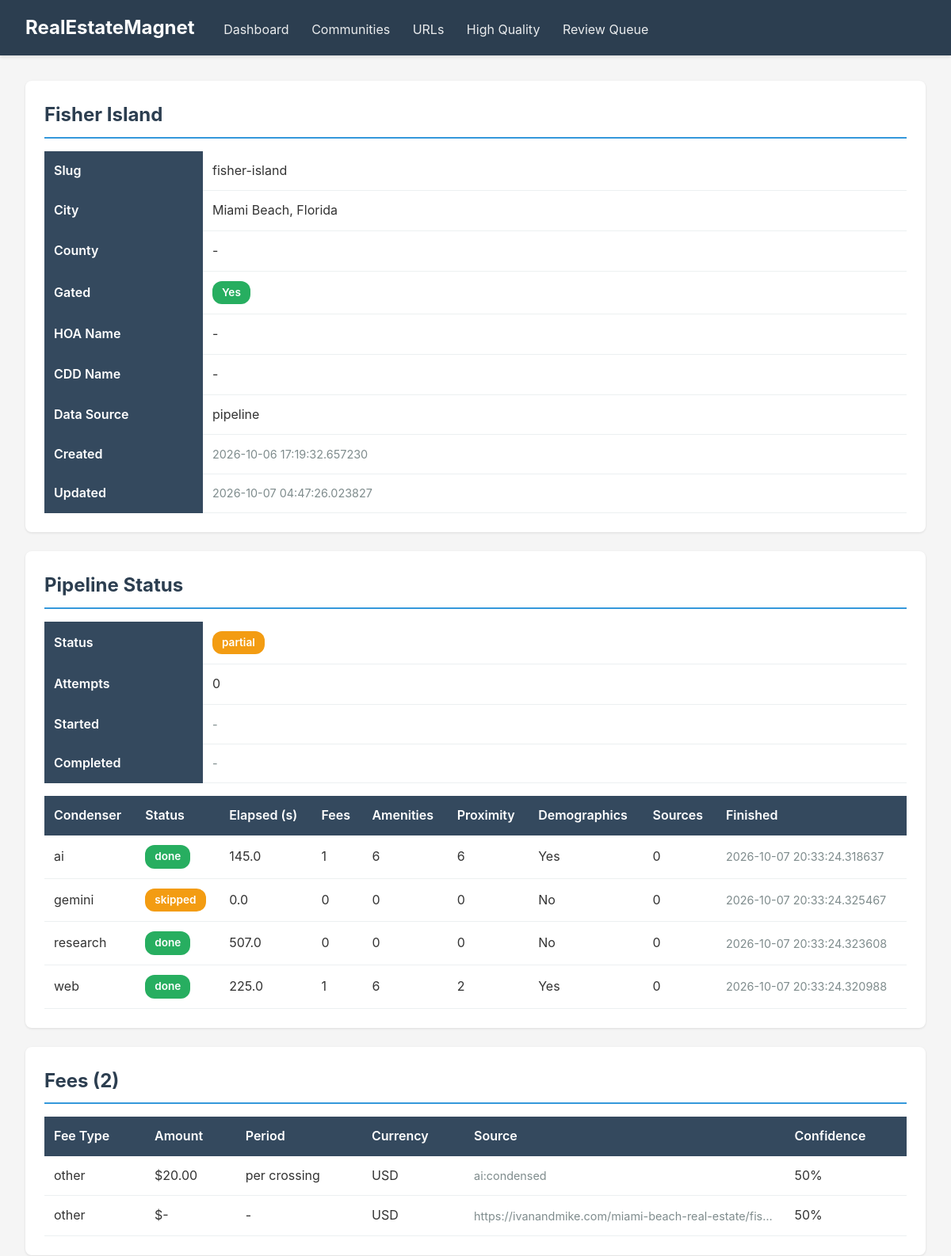
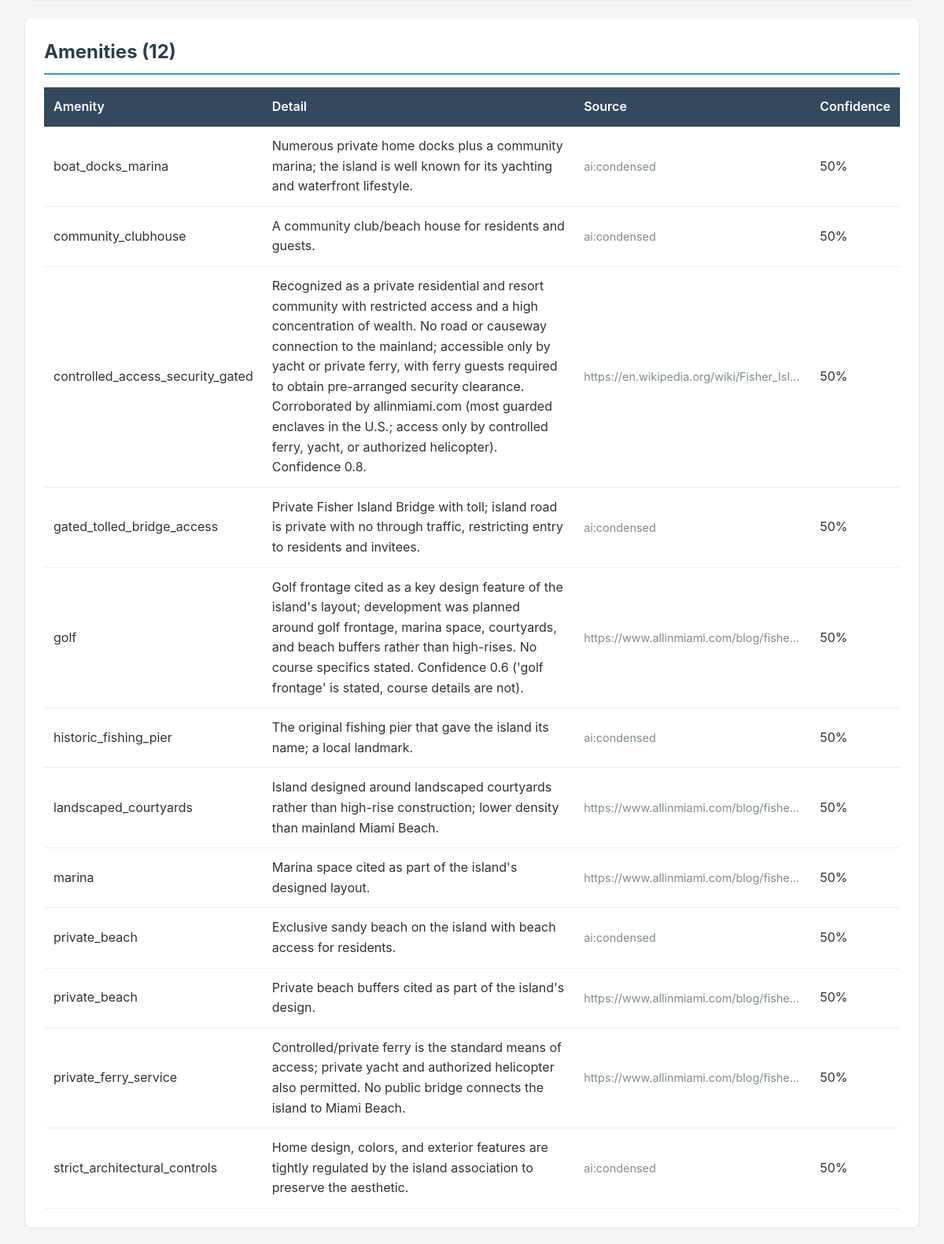
Screenshot of /communities/fisher-island (upper part) with the database file from the repository (2 pictures, top to bottom).
### modules/community/database.py (models this page shows, shortened)
class Base(DeclarativeBase):
    pass

class CommunityRow(Base):
    __tablename__ = "communities"
    id = Column(String(36), primary_key=True, default=lambda: str(uuid.uuid4()))
    name = Column(String(255), nullable=False, index=True)
    slug = Column(String(255), unique=True, nullable=False, index=True)
    county_fips = Column(String(10), index=True)
    city = Column(String(100), index=True)
    hoa_name = Column(String(255))
    cdd_name = Column(String(255))
    is_gated = Column(Boolean, default=True, index=True)
    latitude = Column(Float)
    longitude = Column(Float)
    overview = Column(Text)
    notes = Column(Text)
    data_source = Column(String(50), default="file_store")
    created_at = Column(DateTime, default=lambda: datetime.now(timezone.utc))
    updated_at = Column(DateTime, default=lambda: datetime.now(timezone.utc), onupdate=lambda: datetime.now(timezone.utc))
    fees = relationship("FeeRow", back_populates="community", cascade="all, delete-orphan")
    amenities = relationship("AmenityRow", back_populates="community", cascade="all, delete-orphan")
    demographics_entries = relationship("DemographicsRow", back_populates="community", cascade="all, delete-orphan")
    proximity_entries = relationship("ProximityRow", back_populates="community", cascade="all, delete-orphan")

class CommunityPipelineStatusRow(Base):
    __tablename__ = "community_pipeline_status"
    community_slug = Column(
        String(255), ForeignKey("communities.slug"), primary_key=True
    )
    status = Column(String(20), nullable=False, default="pending", index=True)
    sort_order = Column(Integer, default=0, index=True)
    attempts = Column(Integer, default=0)
    started_at = Column(DateTime)
    completed_at = Column(DateTime)
    last_heartbeat = Column(DateTime)
    last_error = Column(Text)
    updated_at = Column(
        DateTime,
        default=lambda: datetime.now(timezone.utc),
        onupdate=lambda: datetime.now(timezone.utc),
    )

class CommunityCondenserRunRow(Base):
    __tablename__ = "community_condenser_runs"
    __table_args__ = (
        UniqueConstraint("community_slug", "condenser", name="uq_condenser_run"),
    )
    id = Column(Integer, primary_key=True, autoincrement=True)
    community_slug = Column(
        String(255), ForeignKey("communities.slug"), nullable=False, index=True
    )
    condenser = Column(String(30), nullable=False, index=True)
    status = Column(String(20), default="pending", index=True)
    elapsed = Column(Float, default=0.0)
    fees = Column(Integer, default=0)
    amenities = Column(Integer, default=0)
    proximity = Column(Integer, default=0)
    demographics_present = Column(Boolean, default=False)
    sources_consulted = Column(Integer, default=0)
    errors = Column(Text)  # JSON-encoded list[str]
    started_at = Column(DateTime)
    finished_at = Column(DateTime)

class FeeRow(Base):
    __tablename__ = "community_fees"
    id = Column(Integer, primary_key=True, autoincrement=True)
    community_slug = Column(String(255), ForeignKey("communities.slug"), nullable=False, index=True)
    fee_type = Column(String(50), nullable=False, index=True)
    amount = Column(Float)
    period = Column(String(20))
    currency = Column(String(10), default="USD")
    source_url = Column(Text)
    retrieved_at = Column(DateTime)
    confidence = Column(Float, default=0.5)
    note = Column(Text)
    community = relationship("CommunityRow", back_populates="fees")

class AmenityRow(Base):
    __tablename__ = "community_amenities"
    id = Column(Integer, primary_key=True, autoincrement=True)
    community_slug = Column(String(255), ForeignKey("communities.slug"), nullable=False, index=True)
    amenity = Column(String(100), nullable=False, index=True)
    detail = Column(Text)
    source_url = Column(Text)
    retrieved_at = Column(DateTime)
    confidence = Column(Float, default=0.5)
    community = relationship("CommunityRow", back_populates="amenities")

### modules/web/viewer.py (the view)
@app.get("/communities/{slug}", response_class=HTMLResponse)
async def community_detail(request: Request, slug: str):
    conn = get_db()
    cursor = conn.cursor()
    cursor.execute("""
        SELECT * FROM communities WHERE slug = ?
    """, (slug,))
    community = cursor.fetchone()
    if not community:
        conn.close()
        return HTMLResponse("<h1>Community not found</h1>", status_code=404)
    cursor.execute("""
        SELECT * FROM community_fees
        WHERE community_slug = ?
        ORDER BY fee_type
    """, (slug,))
    fees = cursor.fetchall()
    cursor.execute("""
        SELECT * FROM community_amenities
        WHERE community_slug = ?
        ORDER BY amenity
    """, (slug,))
    amenities = cursor.fetchall()
    cursor.execute("""
        SELECT * FROM community_demographics
        WHERE community_slug = ?
    """, (slug,))
    demographics = cursor.fetchall()
    cursor.execute("""
        SELECT * FROM proximity_metrics
        WHERE community_slug = ?
        ORDER BY category
    """, (slug,))
    proximity = cursor.fetchall()
    try:
        cursor.execute(
            """
            SELECT status, attempts, started_at, completed_at, last_error
            FROM community_pipeline_status
            WHERE community_slug = ?
            """,
            (slug,),
        )
        pipeline_status = cursor.fetchone()
    except sqlite3.OperationalError:
        pipeline_status = None
    try:
        cursor.execute(
            """
            SELECT condenser, status, elapsed, fees, amenities, proximity,
                   demographics_present, sources_consulted, errors, finished_at
            FROM community_condenser_runs
            WHERE community_slug = ?
            ORDER BY condenser
            """,
            (slug,),
        )
        condenser_runs = cursor.fetchall()
    except sqlite3.OperationalError:
        condenser_runs = []
    source_urls = []
    try:
        cursor.execute("""
            SELECT su.url, su.status, su.data_quality_score, su.data_types_found,
                   su.has_community_data, su.discovered_at,
                   cu.discovered_by, cu.inspected
            FROM community_urls cu
            JOIN source_urls su ON cu.url_id = su.id
            WHERE cu.community_slug = ?
            ORDER BY su.data_quality_score DESC
        """, (slug,))
        source_urls = cursor.fetchall()
    except sqlite3.OperationalError:
        source_urls = []
    if not source_urls:
        try:
            cursor.execute("""
                SELECT url, status, data_quality_score, data_types_found,
                       has_community_data, discovered_at,
                       discovered_by, NULL as inspected
                FROM source_urls
                WHERE community_slug = ?
                ORDER BY data_quality_score DESC
            """, (slug,))
            source_urls = cursor.fetchall()
        except sqlite3.OperationalError:
            source_urls = []
    conn.close()
    return templates.TemplateResponse(
        request,
        name="community_detail.html",
        context={
            "community": community,
            "fees": fees,
            "amenities": amenities,
            "demographics": demographics,
            "proximity": proximity,
            "source_urls": source_urls,
            "pipeline_status": pipeline_status,
            "condenser_runs": condenser_runs,
        }
    )

### modules/web/templates/community_detail.html (shortened to what this page needs)
{% extends "base.html" %}
{% block content %}
<div class="card">
    <h2>{{ community.name }}</h2>
    <table>
        <tbody>
            <tr>
                <th style="width: 200px;">Slug</th>
                <td>{{ community.slug }}</td>
            </tr>
            <tr>
                <th>City</th>
                <td>{{ community.city or '-' }}</td>
            </tr>
            <tr>
                <th>County</th>
                <td>{{ community.county_fips or '-' }}</td>
            </tr>
            <tr>
                <th>Gated</th>
                <td>
                    {% if community.is_gated %}
                    <span class="badge badge-success">Yes</span>
                    {% else %}
                    <span class="badge badge-warning">No</span>
                    {% endif %}
                </td>
            </tr>
            <tr>
                <th>HOA Name</th>
                <td>{{ community.hoa_name or '-' }}</td>
            </tr>
            <tr>
                <th>CDD Name</th>
                <td>{{ community.cdd_name or '-' }}</td>
            </tr>
            <tr>
                <th>Data Source</th>
                <td>{{ community.data_source }}</td>
            </tr>
            <tr>
                <th>Created</th>
                <td class="text-muted text-small">{{ community.created_at }}</td>
            </tr>
            <tr>
                <th>Updated</th>
                <td class="text-muted text-small">{{ community.updated_at }}</td>
            </tr>
        </tbody>
    </table>
</div>
{% if pipeline_status %}
<div class="card">
    <h2>Pipeline Status</h2>
    <table>
        <tbody>
            <tr>
                <th style="width: 200px;">Status</th>
                <td>
                    {% if pipeline_status.status == 'completed' %}
                    <span class="badge badge-success">{{ pipeline_status.status }}</span>
                    {% elif pipeline_status.status == 'processing' %}
                    <span class="badge badge-info">{{ pipeline_status.status }}</span>
                    {% elif pipeline_status.status == 'partial' %}
                    <span class="badge badge-warning">{{ pipeline_status.status }}</span>
                    {% elif pipeline_status.status == 'failed' %}
                    <span class="badge badge-danger">{{ pipeline_status.status }}</span>
                    {% else %}
                    <span class="badge">{{ pipeline_status.status }}</span>
                    {% endif %}
                </td>
            </tr>
            <tr>
                <th>Attempts</th>
                <td>{{ pipeline_status.attempts or 0 }}</td>
            </tr>
            <tr>
                <th>Started</th>
                <td class="text-muted text-small">{{ pipeline_status.started_at or '-' }}</td>
            </tr>
            <tr>
                <th>Completed</th>
                <td class="text-muted text-small">{{ pipeline_status.completed_at or '-' }}</td>
            </tr>
        </tbody>
    </table>
    {% if condenser_runs %}
    <table style="margin-top: 1rem;">
        <thead>
            <tr>
                <th>Condenser</th>
                <th>Status</th>
                <th>Elapsed (s)</th>
                <th>Fees</th>
                <th>Amenities</th>
                <th>Proximity</th>
                <th>Demographics</th>
                <th>Sources</th>
                <th>Finished</th>
            </tr>
        </thead>
        <tbody>
            {% for run in condenser_runs %}
            <tr>
                <td>{{ run.condenser }}</td>
                <td>
                    {% if run.status == 'done' %}
                    <span class="badge badge-success">{{ run.status }}</span>
                    {% elif run.status == 'error' %}
                    <span class="badge badge-danger">{{ run.status }}</span>
                    {% elif run.status == 'skipped' %}
                    <span class="badge badge-warning">{{ run.status }}</span>
                    {% else %}
                    <span class="badge badge-info">{{ run.status }}</span>
                    {% endif %}
                </td>
                <td>{{ "%.1f"|format(run.elapsed) if run.elapsed else '-' }}</td>
                <td>{{ run.fees }}</td>
                <td>{{ run.amenities }}</td>
                <td>{{ run.proximity }}</td>
                <td>{{ 'Yes' if run.demographics_present else 'No' }}</td>
                <td>{{ run.sources_consulted }}</td>
                <td class="text-muted text-small">{{ run.finished_at or '-' }}</td>
            </tr>
            {% endfor %}
        </tbody>
    </table>
    {% endif %}
</div>
{% endif %}
{% if fees %}
<div class="card">
    <h2>Fees ({{ fees|length }})</h2>
    <table>
        <thead>
            <tr>
                <th>Fee Type</th>
                <th>Amount</th>
                <th>Period</th>
                <th>Currency</th>
                <th>Source</th>
                <th>Confidence</th>
            </tr>
        </thead>
        <tbody>
            {% for fee in fees %}
            <tr>
                <td>{{ fee.fee_type }}</td>
                <td>${{ "%.2f"|format(fee.amount) if fee.amount else '-' }}</td>
                <td>{{ fee.period or '-' }}</td>
                <td>{{ fee.currency }}</td>
                <td class="text-muted text-small truncate">{{ fee.source_url }}</td>
                <td>{{ "%.0f"|format(fee.confidence * 100) }}%</td>
            </tr>
            {% endfor %}
        </tbody>
    </table>
</div>
{% endif %}
{% if amenities %}
<div class="card">
    <h2>Amenities ({{ amenities|length }})</h2>
    <table>
        <thead>
            <tr>
                <th>Amenity</th>
                <th>Detail</th>
                <th>Source</th>
                <th>Confidence</th>
            </tr>
        </thead>
        <tbody>
            {% for amenity in amenities %}
            <tr>
                <td>{{ amenity.amenity }}</td>
                <td>{{ amenity.detail or '-' }}</td>
                <td class="text-muted text-small truncate">{{ amenity.source_url }}</td>
                <td>{{ "%.0f"|format(amenity.confidence * 100) }}%</td>
            </tr>
            {% endfor %}
        </tbody>
    </table>
</div>
{% endif %}
{% endblock %}

### modules/web/templates/base.html (style rules this page uses)
* { margin: 0; padding: 0; box-sizing: border-box; }
body { font-family: -apple-system, BlinkMacSystemFont, 'Segoe UI', Roboto, Oxygen, Ubuntu, Cantarell, sans-serif; background: #f5f5f5; color: #333; line-height: 1.6; }
.card { background: white; border-radius: 8px; padding: 1.5rem; margin-bottom: 1.5rem; box-shadow: 0 1px 3px rgba(0,0,0,0.1); }
.card h2 { color: #2c3e50; margin-bottom: 1rem; border-bottom: 2px solid #3498db; padding-bottom: 0.5rem; }
table { width: 100%; border-collapse: collapse; margin-top: 1rem; }
th { background: #34495e; color: white; padding: 0.75rem; text-align: left; font-weight: 600; }
td { padding: 0.75rem; border-bottom: 1px solid #ecf0f1; }
.badge { display: inline-block; padding: 0.25rem 0.75rem; border-radius: 12px; font-size: 0.85rem; font-weight: 600; }
.badge-success { background: #27ae60; color: white; }
.badge-warning { background: #f39c12; color: white; }
.text-muted { color: #7f8c8d; }
.text-small { font-size: 0.9rem; }
.truncate { max-width: 300px; white-space: nowrap; overflow: hidden; text-overflow: ellipsis; }

### rows the page displays
CommunityRow: name "Fisher Island", slug "fisher-island", city "Miami Beach, Florida", data_source "pipeline", created_at "2026-10-06 17:19:32.657230", updated_at "2026-10-07 04:47:26.023827"
CommunityPipelineStatusRow: status "partial", attempts "0"
CommunityCondenserRunRow: condenser "ai", status "done", elapsed "145.0", fees "1", amenities "6", proximity "6", demographics_present "Yes", sources_consulted "0", finished_at "2026-10-07 20:33:24.318637"
CommunityCondenserRunRow: condenser "gemini", status "skipped", elapsed "0.0", fees "0", amenities "0", proximity "0", demographics_present "No", sources_consulted "0", finished_at "2026-10-07 20:33:24.325467"
CommunityCondenserRunRow: condenser "research", status "done", elapsed "507.0", fees "0", amenities "0", proximity "0", demographics_present "No", sources_consulted "0", finished_at "2026-10-07 20:33:24.323608"
CommunityCondenserRunRow: condenser "web", status "done", elapsed "225.0", fees "1", amenities "6", proximity "2", demographics_present "Yes", sources_consulted "0", finished_at "2026-10-07 20:33:24.320988"
FeeRow: fee_type "other", amount "20.00", period "per crossing", currency "USD", source_url "ai:condensed", fee.confidence*100 "50"
FeeRow: fee_type "other", amount "-", period "-", currency "USD", source_url "https://ivanandmike.com/miami-beach-real-estate/fis…", fee.confidence*100 "50"
AmenityRow: amenity "boat_docks_marina", detail "Numerous private home docks plus a community marina; the island is well known for its yachting and waterfront lifestyle.", source_url "ai:condensed", amenity.confidence*100 "50"
AmenityRow: amenity "community_clubhouse", detail "A community club/beach house for residents and guests.", source_url "ai:condensed", amenity.confidence*100 "50"
AmenityRow: amenity "controlled_access_security_gated", detail "Recognized as a private residential and resort community with restricted access and a high concentration of wealth. No road or causeway connection to the mainland; accessible only by yacht or private ferry, with ferry guests required to obtain pre-arranged security clearance. Corroborated by allinmiami.com (most guarded enclaves in the U.S.; access only by controlled ferry, yacht, or authorized helicopter). Confidence 0.8.", source_url "https://en.wikipedia.org/wiki/Fisher_Isl…", amenity.confidence*100 "50"
AmenityRow: amenity "gated_tolled_bridge_access", detail "Private Fisher Island Bridge with toll; island road is private with no through traffic, restricting entry to residents and invitees.", source_url "ai:condensed", amenity.confidence*100 "50"
AmenityRow: amenity "golf", detail "Golf frontage cited as a key design feature of the island's layout; development was planned around golf frontage, marina space, courtyards, and beach buffers rather than high-rises. No course specifics stated. Confidence 0.6 ('golf frontage' is stated, course details are not).", source_url "https://www.allinmiami.com/blog/fishe…", amenity.confidence*100 "50"
AmenityRow: amenity "historic_fishing_pier", detail "The original fishing pier that gave the island its name; a local landmark.", source_url "ai:condensed", amenity.confidence*100 "50"
AmenityRow: amenity "landscaped_courtyards", detail "Island designed around landscaped courtyards rather than high-rise construction; lower density than mainland Miami Beach.", source_url "https://www.allinmiami.com/blog/fishe…", amenity.confidence*100 "50"
AmenityRow: amenity "marina", detail "Marina space cited as part of the island's designed layout.", source_url "https://www.allinmiami.com/blog/fishe…", amenity.confidence*100 "50"
AmenityRow: amenity "private_beach", detail "Exclusive sandy beach on the island with beach access for residents.", source_url "ai:condensed", amenity.confidence*100 "50"
AmenityRow: amenity "private_beach", detail "Private beach buffers cited as part of the island's design.", source_url "https://www.allinmiami.com/blog/fishe…", amenity.confidence*100 "50"
AmenityRow: amenity "private_ferry_service", detail "Controlled/private ferry is the standard means of access; private yacht and authorized helicopter also permitted. No public bridge connects the island to Miami Beach.", source_url "https://www.allinmiami.com/blog/fishe…", amenity.confidence*100 "50"
AmenityRow: amenity "strict_architectural_controls", detail "Home design, colors, and exterior features are tightly regulated by the island association to preserve the aesthetic.", source_url "ai:condensed", amenity.confidence*100 "50"

### other values shown
{{ community.county_fips or '-' }} "-"
{{ community.hoa_name or '-' }} "-"
{{ community.cdd_name or '-' }} "-"
{{ pipeline_status.started_at or '-' }} "-"
{{ pipeline_status.completed_at or '-' }} "-"
{{ fees|length }} "2"
{{ amenities|length }} "12"
